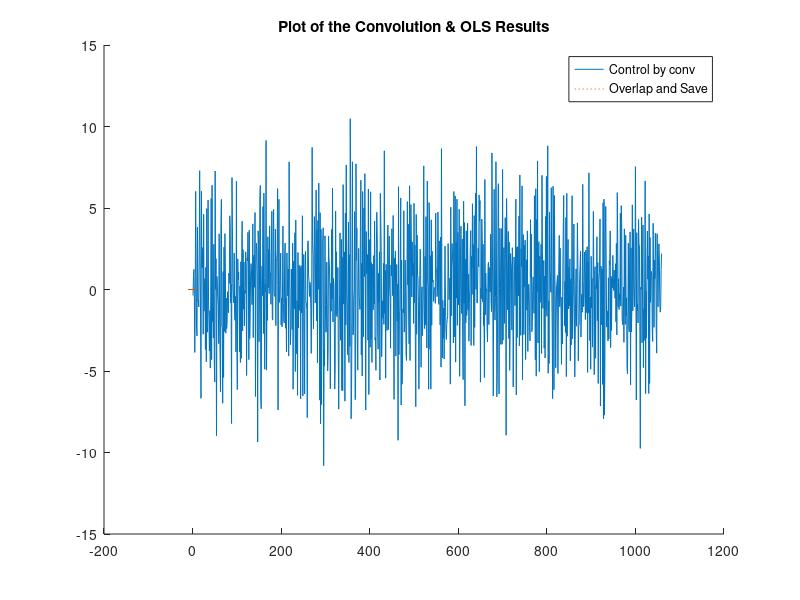

Here is the MATLAB script that generated this plot: (Note: this script raises an error after producing the figure.)
p=1044;
m=16;
L=108;

x=randn(1,p);
h=randn(1,m);
x_pad=horzcat(zeros(1,m-1),x,zeros(1,L));

fin=[];
h_fft=fft(h,L);
x_fft=fft(x_pad(1:L),L);
y_fft=x_fft.*h_fft;
y=ifft(y_fft,L);
fin=horzcat(fin,y(m:end));
for wind=L:(L-m+1):length(x_pad)-L
h_fft=fft(h,L);
x_fft=fft(x_pad(wind-(m-2):wind+L-(m-2)),L);
y_fft=x_fft.*h_fft;
y=ifft(y_fft,L);
d0ru=y(m:end);
fin=horzcat(fin,d0ru);
end
fin=fin(1:m+p-1);
cont=conv(x,h);

figure;
hold on;
plot(cont)
title('Plot of the Convolution & OLS Results')
plot(fin,':')
legend('Control by conv','Overlap and Save')
hold off;
if(isequal(round(fin,10),round(cont,10)))
    disp('Result is True')
    
else disp('Result is False')
    
end